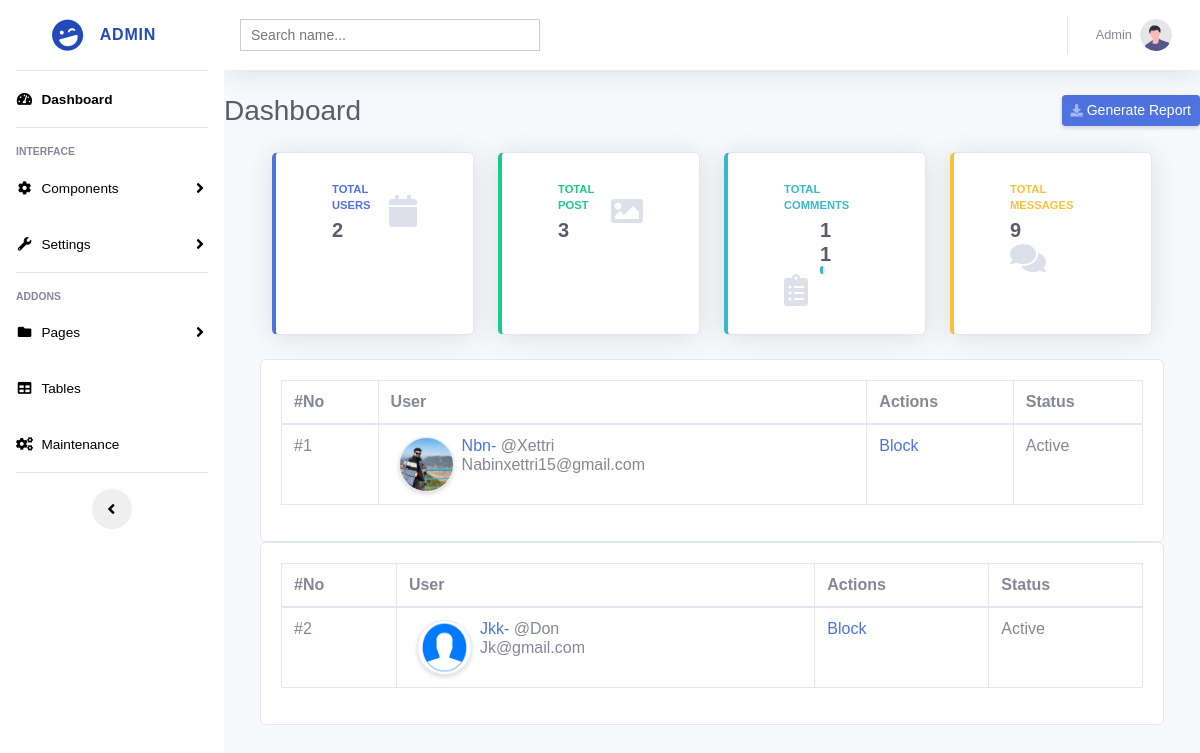
The page /admin/userprofile.php on the database as committed earlier.
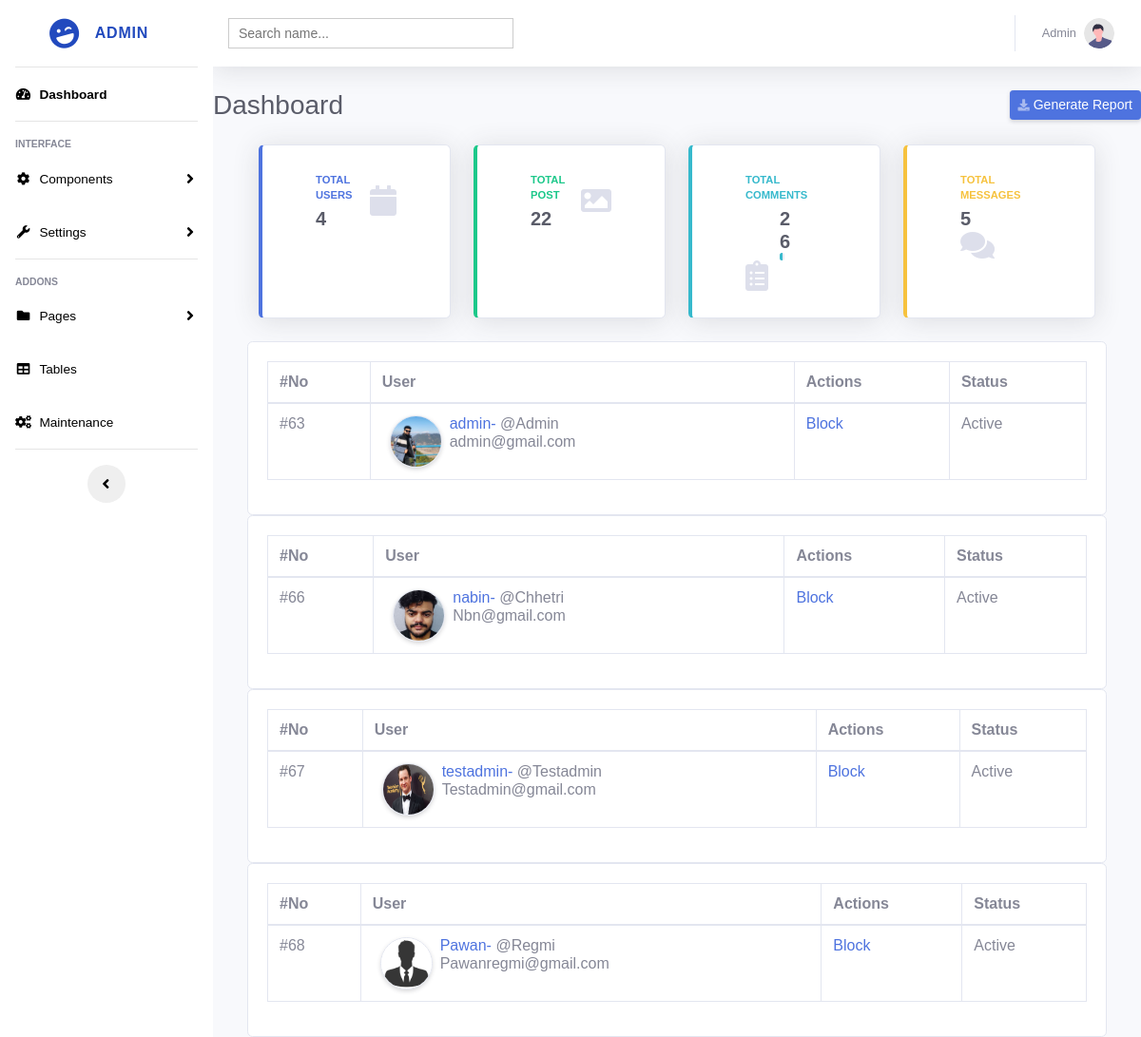
The same page on the database as committed later.
### tables this page shows
CREATE TABLE `users` (
  `user_id` int(11) NOT NULL,
  `name` varchar(255) NOT NULL,
  `username` varchar(255) NOT NULL,
  `lastname` varchar(200) NOT NULL,
  `gender` varchar(20) NOT NULL,
  `email` varchar(255) NOT NULL,
  `phone` int(11) NOT NULL,
  `password` varchar(1000) NOT NULL,
  `p_p` varchar(255) DEFAULT 'user-default.png',
  `c_p` varchar(255) NOT NULL,
  `last_seen` datetime NOT NULL DEFAULT current_timestamp(),
  `is_blocked` int(11) NOT NULL DEFAULT 0,
  `report` int(10) NOT NULL,
  `verification_code` varchar(255) NOT NULL,
  `verified` int(50) NOT NULL DEFAULT 0,
  `interests` varchar(500) NOT NULL
);

### admin/include/userprofile.php (the view, shortened to what this page needs)
<?php
include_once 'model/db.php';
$sql = "SELECT user_id,name, username,lastname, password,email,gender, p_p, is_blocked  FROM users";
$result = $connect->query($sql);
if ($result->num_rows > 0) {
  while($row = $result->fetch_assoc()) {
    $user_id="".$row['user_id'];
    $name= "".$row["name"];
    $lastname= "".$row["lastname"];
    $email= "".$row["email"];
?>
<!DOCTYPE html>
<html lang="en">
<head>
</head>
<body>
        <div class="row">
            <div class="card w-100">
                <div class="card-body">
                    <table class="table table-bordered table-hover">
                        <thead>
                            <tr>
                                <th>#No</th>
                                <th>User</th>
                                <th>Actions</th>
                                <th>Status</th>
                            </tr>
                        </thead>
                        <tbody>
                            <tr>
                                <td> #<?php echo $user_id ?> </td>
                                <td>
                                    <div class="d-flex">
                                        <div>
                                            <img src="../client/assets/uploads/<?=$row['p_p']?>"
                                                class="rounded-circle border border-2 shadow-sm mx-2" width="55px"
                                                height="55px" />
                                        </div>
                                        <div>
                                            <a href="http://localhost/main/client/home.php?name=<?php echo $name ?>"><?php echo $name ?>- <span class="text-muted">@<?php echo $lastname ?></span></a>
                                            <h6 class="text-muted"><?php echo $email ?></h6>
                                        </div>
                                    </div>
                                </td>
                                <td>
                                        <?php
                                        if($row["is_blocked"] ==1){
                                            echo '<p> <a href="include/blockuser.php?uid='.$row['user_id']. '&is_blocked=0">UnBlock </a> </p>';
                                        }else{
                                            echo '<p> <a href="include/blockuser.php?uid='.$row['user_id']. '&is_blocked=1">Block </a> </p>';
                                        }
                                    ?>
                                </td>
                                <td>
                                <?php
                                        if($row["is_blocked"] ==0){
                                            echo '<p> Active</p>';
                                        }else{
                                            echo '<p> Blocked </p>';
                                        }
                                    ?>
                                    </td>
                            </tr>
                            </tbody>
                    </table>
                </div>
            </div>
        </div>
</body>
</html>
<?php } ?>
<?php } ?>

### admin/header.php (shortened to what this page needs)
<head>
    <link href="resources/vendor/fontawesome-free/css/all.min.css" rel="stylesheet" type="text/css">
    <link href="resources/css/sb-admin-2.min.css" rel="stylesheet">
</head>

### admin/userprofile.php (shortened to what this page needs)
<?php
include 'model/db.php'
?>
<?php
include 'header.php';
?>
<!DOCTYPE html>
<html lang="en">
<body id="page-top">
    <div id="wrapper">
       <?php include 'include/sidebar.php' ?>
        <div id="content-wrapper" class="d-flex flex-column">
            <div id="content">
                <?php include 'include/nav.php' ?>
                <?php include 'include/analytics.php' ?>
                <?php include 'include/userprofile.php' ?>
            </div>
        </div>
    </div>
</body>
</html>

### admin/include/sidebar.php (shortened to what this page needs)
<?php include 'header.php'  ?>
<ul class="navbar-nav  sidebar  accordion" id="accordionSidebar">
    <a class="sidebar-brand d-flex align-items-center justify-content-center" href="index.php">
        <div class="sidebar-brand-icon rotate-n-15">
            <i class="fas fa-laugh-wink"></i>
        </div>
        <div class="sidebar-brand-text mx-3">Admin</div>
    </a>
    <hr class="sidebar-divider my-0" />
    <li class="nav-item active">
        <a class="nav-link" href="">
            <i class="fas fa-fw fa-tachometer-alt"></i>
            <span>Dashboard</span></a>
    </li>
    <hr class="sidebar-divider" />
    <div class="sidebar-heading">Interface</div>
    <li class="nav-item">
        <a class="nav-link collapsed" href="#" data-toggle="collapse" data-target="#collapseTwo" aria-expanded="true"
            aria-controls="collapseTwo">
            <i class="fas fa-fw fa-cog"></i>
            <span>Components</span>
        </a>
    </li>
    <li class="nav-item">
        <a class="nav-link collapsed" href="#" data-toggle="collapse" data-target="#collapseUtilities"
            aria-expanded="true" aria-controls="collapseUtilities">
            <i class="fas fa-fw fa-wrench"></i>
            <span>Settings</span>
        </a>
    </li>
    <hr class="sidebar-divider" />
    <div class="sidebar-heading">Addons</div>
    <li class="nav-item">
        <a class="nav-link collapsed" href="#" data-toggle="collapse" data-target="#collapsePages" aria-expanded="true"
            aria-controls="collapsePages">
            <i class="fas fa-fw fa-folder"></i>
            <span>Pages</span>
        </a>
    </li>
    <li class="nav-item">
        <a class="nav-link" href="tables.html">
            <i class="fas fa-fw fa-table"></i>
            <span>Tables</span></a>
    </li>
    <li class="nav-item">
        <a class="nav-link" href="maintenance.php">
            <i class="fa fa-cogs"></i>
            <span>Maintenance</span></a>
    </li>
    <hr class="sidebar-divider d-none d-md-block" />
    <div class="text-center d-none d-md-inline">
        <button class="rounded-circle border-0" id="sidebarToggle"></button>
    </div>
</ul>

### admin/include/nav.php (shortened to what this page needs)
<?php include 'header.php' ?>
<nav
  class="navbar navbar-expand navbar-light bg-white topbar mb-4 static-top shadow"
>
  <?php include 'pages/search.php'; ?>
  <ul class="navbar-nav ml-auto">
    <li class="nav-item dropdown no-arrow">
      <a
        class="nav-link dropdown-toggle"
        href="#"
        id="userDropdown"
        role="button"
        data-toggle="dropdown"
        aria-haspopup="true"
        aria-expanded="false"
      >
        <span class="mr-2 d-none d-lg-inline text-gray-600 small"
          >Admin</span
        >
        <img class="img-profile rounded-circle" src="../resources/img/undraw_profile.svg" />
      </a>
    </li>
  </ul>
</nav>

### admin/pages/search.php (shortened to what this page needs)
<!DOCTYPE html>
<html lang="en">
<head>
</head>
<body>
    <div class="search-box">
        <input type="text" autocomplete="off" placeholder="Search name..." />
    </div>
</body>
</html>

### admin/include/analytics.php
<div class="d-sm-flex align-items-center justify-content-between mb-4">
        <h1 class="h3 mb-0 text-gray-800">Dashboard</h1>
        <a href="#" class="d-none d-sm-inline-block btn btn-sm btn-primary shadow-sm"><i
                class="fas fa-download fa-sm text-white-50"></i> Generate Report</a>
    </div>
<div class="row">
<div class="col-xl-3 col-md-6 mb-4">
    <div class="card border-left-primary shadow h-100 py-2">
        <div class="card-body">
            <div class="row no-gutters align-items-center">
                <div class="col mr-2">
                    <div class="text-xs font-weight-bold text-primary text-uppercase mb-1">
                        Total Users</div>
                    <div class="h5 mb-0 font-weight-bold text-gray-800">
                        <?php
                                      $sql = "SELECT * from users";
                                      if ($result = mysqli_query($connect, $sql)) {
                                      $rowcount = mysqli_num_rows( $result );
                                      printf( $rowcount);
                                  }
                                        ?>
                    </div>
                </div>
                <div class="col-auto">
                    <i class="fas fa-calendar fa-2x text-gray-300"></i>
                </div>
            </div>
        </div>
    </div>
</div>
<div class="col-xl-3 col-md-6 mb-4">
    <div class="card border-left-success shadow h-100 py-2">
        <div class="card-body">
            <div class="row no-gutters align-items-center">
                <div class="col mr-2">
                    <div class="text-xs font-weight-bold text-success text-uppercase mb-1">
                        Total Post</div>
                    <div class="h5 mb-0 font-weight-bold text-gray-800">
                        <?php
                                    $sql = "SELECT * from images ";
                                    if ($result = mysqli_query($connect, $sql)) {
                                    $rowcount = mysqli_num_rows( $result );
                                    printf( $rowcount);
                                }
                                    ?>
                    </div>
                </div>
                <div class="col-auto">
                    <i class="fas fa-image fa-2x  text-gray-300"></i>
                </div>
            </div>
        </div>
    </div>
</div>
<div class="col-xl-3 col-md-6 mb-4">
    <div class="card border-left-info shadow h-100 py-2">
        <div class="card-body">
            <div class="row no-gutters align-items-center">
                <div class="col mr-2">
                    <div class="text-xs font-weight-bold text-info text-uppercase mb-1">Total Comments
                    </div>
                    <div class="row no-gutters align-items-center">
                        <div class="col-auto">
                            <div class="h5 mb-0 mr-3 font-weight-bold text-gray-800">
                                <?php
                                                $sql="SELECT * From  comment";
                                                $result =mysqli_query($connect,$sql);
                                                if ($rowcount=mysqli_num_rows($result)){
                                                printf( $rowcount);
                                                }
                                                ?>
                            </div>
                        </div>
                        <div class="col">
                            <div class="progress progress-sm mr-2">
                                <div class="progress-bar bg-info" role="progressbar" style="width: 50%"
                                    aria-valuenow="50" aria-valuemin="0" aria-valuemax="100"></div>
                            </div>
                        </div>
                    </div>
                </div>
                <div class="col-auto">
                    <i class="fas fa-clipboard-list fa-2x text-gray-300"></i>
                </div>
            </div>
        </div>
    </div>
</div>
<div class="col-xl-3 col-md-6 mb-4">
    <div class="card border-left-warning shadow h-100 py-2">
        <div class="card-body">
            <div class="row no-gutters align-items-center">
                <div class="col mr-2">
                    <div class="text-xs font-weight-bold text-warning text-uppercase mb-1">
                        Total Messages</div>
                    <div class="h5 mb-0 font-weight-bold text-gray-800">
                        <?php
                                        $sql = "SELECT * FROM chats";
                                        if ($result = mysqli_query($connect,$sql)){
                                            $rowcount = mysqli_num_rows($result);
                                            echo $rowcount;
                                        }
                                        ?>
                    </div>
                </div>
                <div class="col-auto">
                    <i class="fas fa-comments fa-2x text-gray-300"></i>
                </div>
            </div>
        </div>
    </div>
</div>
</div>

### admin/include/sidebar.php (style rules this page uses)
ul a { color: black; }

### admin/pages/search.php (style rules this page uses)
body { font-family: Arail, sans-serif; }
.search-box { width: 300px; position: relative; display: inline-block; font-size: 14px; }
.search-box input[type="text"] { height: 32px; padding: 5px 10px; border: 1px solid #CCCCCC; font-size: 14px; }
.search-box input[type="text"], .result { width: 100%; box-sizing: border-box; }

### admin/userprofile.php (style rules this page uses)
.row { margin-right: 2.25rem; margin-left: 2.25rem; }

Rows that differ between the two databases and show on the page:
removed users: user_id "1", p_p (picture), name "Nbn", lastname "Xettri", email "Nabinxettri15@gmail.com", is_blocked "Active"
removed users: user_id "2", p_p (picture), name "Jkk", lastname "Don", email "Jk@gmail.com", is_blocked "Active"
added users: user_id "63", p_p (picture), name "admin", lastname "Admin", email "admin@gmail.com", is_blocked "Active"
added users: user_id "66", p_p (picture), name "nabin", lastname "Chhetri", email "Nbn@gmail.com", is_blocked "Active"
added users: user_id "67", p_p (picture), name "testadmin", lastname "Testadmin", email "Testadmin@gmail.com", is_blocked "Active"
added users: user_id "68", p_p (placeholder picture), name "Pawan", lastname "Regmi", email "Pawanregmi@gmail.com", is_blocked "Active"
Other text that changed with them:
$rowcount: "9" → "5"
text no longer shown: "2 3 11"
text now shown: "4 22 26"
